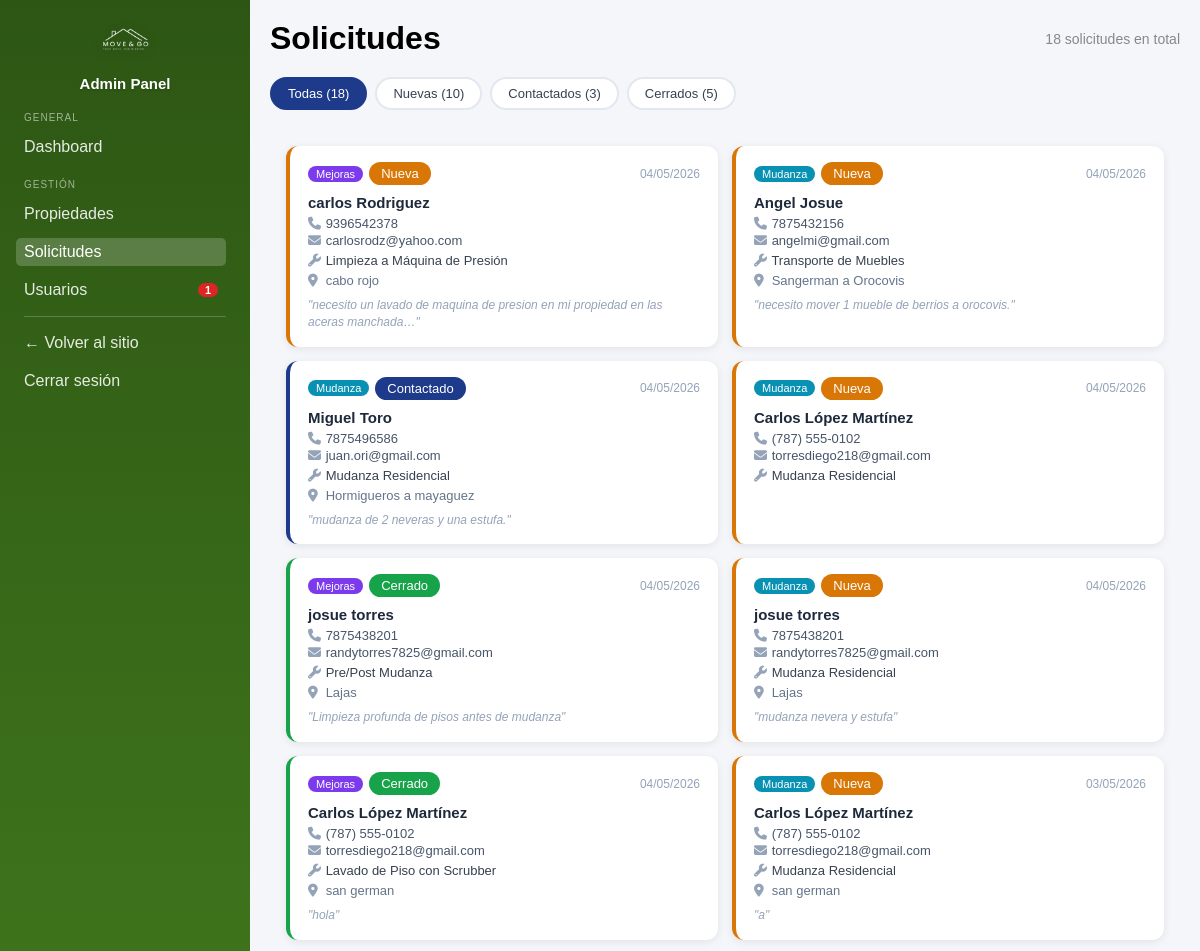
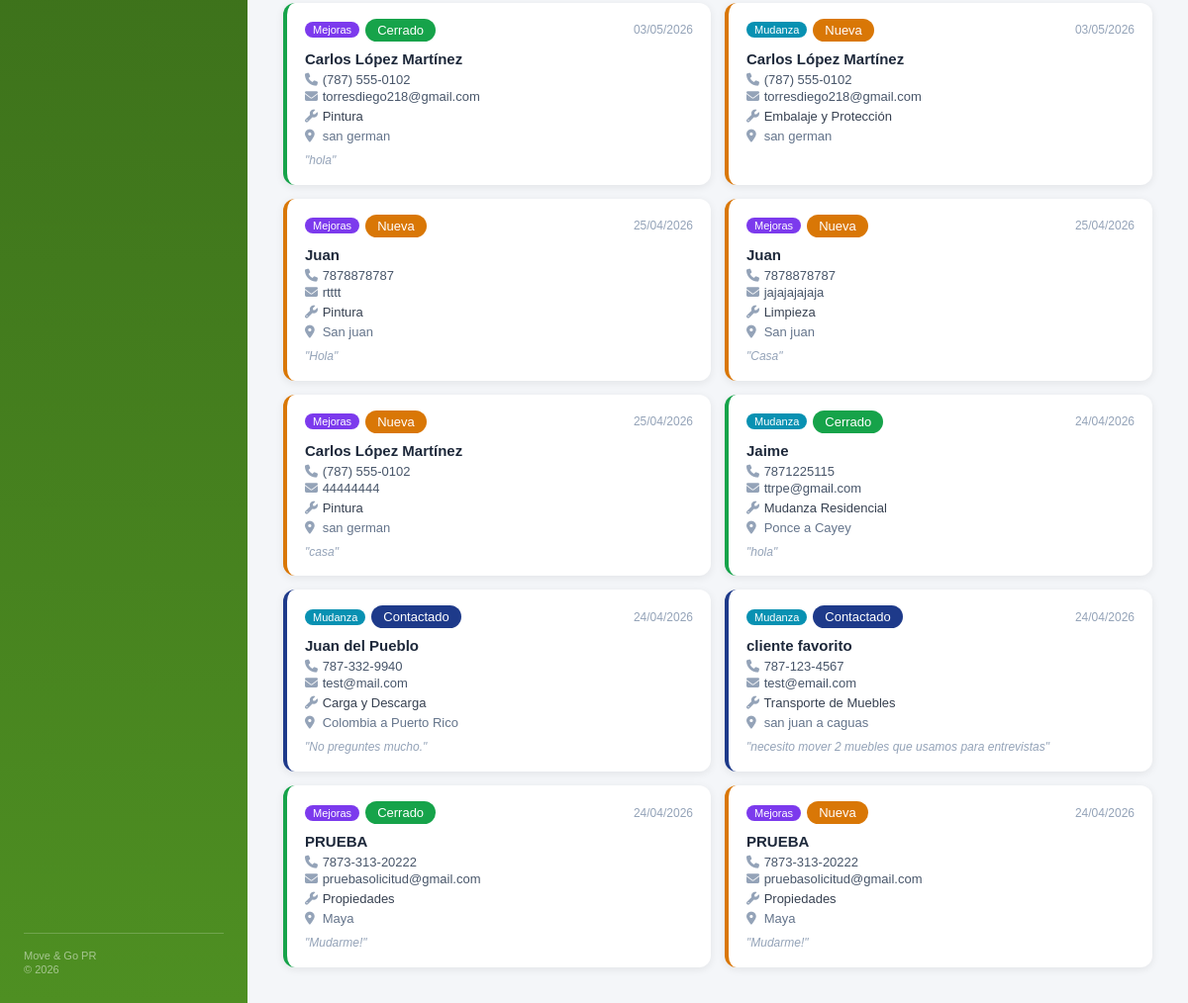
/dashboard.php?section=quotes (signed in), run on the app's committed database (2 pictures, top to bottom).
### tables this page shows
CREATE TABLE `quote_requests` (
  `id` int(11) NOT NULL,
  `tipo_servicio` varchar(20) NOT NULL DEFAULT '',
  `nombre` varchar(100) NOT NULL DEFAULT '',
  `telefono` varchar(20) NOT NULL DEFAULT '',
  `email` varchar(100) NOT NULL DEFAULT '',
  `servicio` varchar(100) NOT NULL DEFAULT '',
  `ubicacion` varchar(200) NOT NULL DEFAULT '',
  `mensaje` text DEFAULT NULL,
  `status` varchar(20) NOT NULL DEFAULT 'new',
  `created_at` timestamp NOT NULL DEFAULT current_timestamp(),
  `notes` text DEFAULT NULL
);

### includes/quotes_panel.php (the view, shortened to what this page needs)
<?php
$action   = $_GET['action'] ?? 'list';
$quote_id = isset($_GET['id']) ? (int)$_GET['id'] : null;
$filter   = $_GET['filter'] ?? 'all';
function quote_status_badge($status) {
    $map = [
        'new'       => ['color' => '#d97706', 'label' => 'Nueva'],
        'contacted' => ['color' => '#1e3a8a', 'label' => 'Contactado'],
        'closed'    => ['color' => '#16a34a', 'label' => 'Cerrado'],
    ];
    $s = $map[$status] ?? ['color' => '#94a3b8', 'label' => $status];
    return "<span style='background:{$s['color']}; color:white; padding:4px 12px; border-radius:12px; font-size:13px; white-space:nowrap;'>{$s['label']}</span>";
}
function tipo_badge($tipo) {
    $color = $tipo === 'mudanza' ? '#0891b2' : '#7c3aed';
    $label = $tipo === 'mudanza' ? 'Mudanza' : 'Mejoras';
    return "<span style='background:{$color}; color:white; padding:2px 8px; border-radius:10px; font-size:11px;'>{$label}</span>";
}
?>
<?php if ($action === 'view' && $quote_id): ?>
    <?php
    $stmt = $pdo->prepare("SELECT * FROM quote_requests WHERE id = ?");
    $stmt->execute([$quote_id]);
    $q = $stmt->fetch(PDO::FETCH_ASSOC);
    if (!$q) {
        echo '<p style="color:#dc2626;">Solicitud no encontrada.</p>';
        echo '<a href="dashboard.php?section=quotes" class="btn-back">← Volver</a>';
        return;
    }
    ?>
    <div style="display:flex; justify-content:space-between; align-items:center; margin-bottom:20px;">
        <a href="dashboard.php?section=quotes&filter=<?= urlencode($filter) ?>" class="btn-back" style="margin-bottom:0;">← Volver a Solicitudes</a>
        <form method="POST" onsubmit="return confirm('¿Eliminar esta solicitud? Esta acción no se puede deshacer.');">
            <input type="hidden" name="quote_action" value="delete">
            <input type="hidden" name="quote_id" value="<?= $q['id'] ?>">
            <input type="hidden" name="back_filter" value="<?= htmlspecialchars($filter) ?>">
            <button type="submit" style="background:#dc2626; color:white; border:none; padding:9px 18px; border-radius:6px; font-size:13px; cursor:pointer;">
                Eliminar solicitud
            </button>
        </form>
    </div>
    <div style="display:flex; align-items:center; gap:12px; margin-bottom:24px;">
        <h1 style="margin:0;">Solicitud #<?= $q['id'] ?></h1>
        <?= tipo_badge($q['tipo_servicio']) ?>
        <?= quote_status_badge($q['status']) ?>
    </div>
    <div class="card" style="cursor:default; margin-bottom:20px;">
        <h3 style="margin:0 0 20px; color:#1e3a8a; font-size:15px; border-bottom:1px solid #e2e8f0; padding-bottom:12px;">
            Información del Cliente
        </h3>
        <div class="detail-grid">
            <div class="detail-field">
                <span class="detail-label">Nombre</span>
                <span class="detail-value"><?= htmlspecialchars($q['nombre']) ?></span>
            </div>
            <div class="detail-field">
                <span class="detail-label">Teléfono</span>
                <span class="detail-value">
                    <a href="tel:<?= htmlspecialchars($q['telefono']) ?>" style="color:#1e3a8a; text-decoration:none;">
                        📞 <?= htmlspecialchars($q['telefono']) ?>
                    </a>
                </span>
            </div>
            <div class="detail-field">
                <span class="detail-label">Email</span>
                <span class="detail-value">
                    <?php if ($q['email']): ?>
                        <a href="mailto:<?= htmlspecialchars($q['email']) ?>" style="color:#1e3a8a; text-decoration:none;">
                            ✉ <?= htmlspecialchars($q['email']) ?>
                        </a>
                    <?php else: ?>
                        <span style="color:#94a3b8;">—</span>
                    <?php endif; ?>
                </span>
            </div>
            <div class="detail-field">
                <span class="detail-label">Fecha de solicitud</span>
                <span class="detail-value"><?= date('d/m/Y g:ia', strtotime($q['created_at'])) ?></span>
            </div>
        </div>
    </div>
    <div class="card" style="cursor:default; margin-bottom:20px;">
        <h3 style="margin:0 0 20px; color:#1e3a8a; font-size:15px; border-bottom:1px solid #e2e8f0; padding-bottom:12px;">
            Detalles del Servicio
        </h3>
        <div class="detail-grid" style="margin-bottom:20px;">
            <div class="detail-field">
                <span class="detail-label">Servicio</span>
                <span class="detail-value"><?= htmlspecialchars($q['servicio'] ?: '—') ?></span>
            </div>
            <div class="detail-field">
                <span class="detail-label">Ubicación</span>
                <span class="detail-value"><?= htmlspecialchars($q['ubicacion'] ?: '—') ?></span>
            </div>
        </div>
        <div class="detail-field">
            <span class="detail-label">Mensaje</span>
            <div class="detail-mensaje" style="margin-top:6px;">
                <?= htmlspecialchars($q['mensaje'] ?: '—') ?>
            </div>
        </div>
    </div>
    <div class="card" style="cursor:default; margin-bottom:20px;">
        <h3 style="margin:0 0 12px; color:#1e3a8a; font-size:15px; border-bottom:1px solid #e2e8f0; padding-bottom:12px;">
            Estado del Ticket
        </h3>
        <p style="color:#555; font-size:14px; margin:0 0 4px;">Estado actual: <?= quote_status_badge($q['status']) ?></p>
        <form method="POST">
            <input type="hidden" name="quote_action" value="update_status">
            <input type="hidden" name="quote_id" value="<?= $q['id'] ?>">
            <input type="hidden" name="back_filter" value="<?= htmlspecialchars($filter) ?>">
            <select name="new_status" class="status-select"
                    data-status="<?= $q['status'] ?>"
                    onchange="this.form.submit()">
                <option value="new"       <?= $q['status'] === 'new'       ? 'selected' : '' ?>>Nueva</option>
                <option value="contacted" <?= $q['status'] === 'contacted' ? 'selected' : '' ?>>Contactado</option>
                <option value="closed"    <?= $q['status'] === 'closed'    ? 'selected' : '' ?>>Cerrado</option>
            </select>
        </form>
    </div>
    <div class="card" style="cursor:default;">
        <h3 style="margin:0 0 8px; color:#1e3a8a; font-size:15px; border-bottom:1px solid #e2e8f0; padding-bottom:12px;">
            Notas internas
        </h3>
        <p style="color:#94a3b8; font-size:13px; margin:0 0 12px;">Solo visible para administradores.</p>
        <form method="POST">
            <input type="hidden" name="quote_action" value="save_notes">
            <input type="hidden" name="quote_id" value="<?= $q['id'] ?>">
            <input type="hidden" name="back_filter" value="<?= htmlspecialchars($filter) ?>">
            <textarea name="notes" rows="4"
                      placeholder="Agrega notas sobre este cliente o el seguimiento..."
                      style="width:100%; padding:10px 12px; border:1.5px solid #d1d5db; border-radius:8px; font-size:14px; font-family:inherit; resize:vertical; outline:none; box-sizing:border-box; transition:border-color 0.2s;"
                      onfocus="this.style.borderColor='#1e3a8a'" onblur="this.style.borderColor='#d1d5db'"><?= htmlspecialchars($q['notes'] ?? '') ?></textarea>
            <button type="submit"
                    style="margin-top:10px; background:#1e3a8a; color:white; border:none; padding:9px 20px; border-radius:6px; font-size:14px; cursor:pointer;">
                Guardar notas
            </button>
        </form>
    </div>
<?php else: ?>
    <?php
    $where = $filter !== 'all' ? "WHERE status = " . $pdo->quote($filter) : "";
    $quotes = $pdo->query("SELECT * FROM quote_requests $where ORDER BY created_at DESC")->fetchAll(PDO::FETCH_ASSOC);
    $counts    = $pdo->query("SELECT status, COUNT(*) as total FROM quote_requests GROUP BY status")->fetchAll(PDO::FETCH_KEY_PAIR);
    $total_all = array_sum($counts);
    ?>
    <div style="display:flex; justify-content:space-between; align-items:center; margin-bottom:20px;">
        <h1 style="margin:0;">Solicitudes</h1>
        <span style="color:#888; font-size:14px;"><?= $total_all ?> solicitudes en total</span>
    </div>
    <div class="quotes-filters">
        <a href="dashboard.php?section=quotes&filter=all"
           class="filter-btn <?= $filter === 'all' ? 'active' : '' ?>">
            Todas (<?= $total_all ?>)
        </a>
        <a href="dashboard.php?section=quotes&filter=new"
           class="filter-btn <?= $filter === 'new' ? 'active' : '' ?>">
            Nuevas (<?= $counts['new'] ?? 0 ?>)
        </a>
        <a href="dashboard.php?section=quotes&filter=contacted"
           class="filter-btn <?= $filter === 'contacted' ? 'active' : '' ?>">
            Contactados (<?= $counts['contacted'] ?? 0 ?>)
        </a>
        <a href="dashboard.php?section=quotes&filter=closed"
           class="filter-btn <?= $filter === 'closed' ? 'active' : '' ?>">
            Cerrados (<?= $counts['closed'] ?? 0 ?>)
        </a>
    </div>
    <?php if (empty($quotes)): ?>
        <div class="card" style="cursor:default;">
            <p style="color:#888; text-align:center;">
                No hay solicitudes <?= $filter !== 'all' ? "con estado «{$filter}»" : '' ?>.
            </p>
        </div>
    <?php else: ?>
        <div class="quote-grid">
            <?php foreach ($quotes as $q): ?>
            <div class="quote-card"
                 data-status="<?= $q['status'] ?>"
                 onclick="window.location='dashboard.php?section=quotes&action=view&id=<?= $q['id'] ?>&filter=<?= urlencode($filter) ?>'">
                <div class="qc-header">
                    <div class="qc-badges">
                        <?= tipo_badge($q['tipo_servicio']) ?>
                        <?= quote_status_badge($q['status']) ?>
                    </div>
                    <span class="qc-date"><?= date('d/m/Y', strtotime($q['created_at'])) ?></span>
                </div>
                <p class="qc-name"><?= htmlspecialchars($q['nombre']) ?></p>
                <div class="qc-contact">
                    <span><i class="fa-solid fa-phone" style="width:14px; color:#94a3b8;"></i> <?= htmlspecialchars($q['telefono']) ?></span>
                    <?php if ($q['email']): ?>
                        <span><i class="fa-solid fa-envelope" style="width:14px; color:#94a3b8;"></i> <?= htmlspecialchars($q['email']) ?></span>
                    <?php endif; ?>
                </div>
                <?php if ($q['servicio']): ?>
                    <p class="qc-service"><i class="fa-solid fa-wrench" style="width:14px; color:#94a3b8;"></i> <?= htmlspecialchars($q['servicio']) ?></p>
                <?php endif; ?>
                <?php if ($q['ubicacion']): ?>
                    <p class="qc-location"><i class="fa-solid fa-location-dot" style="width:14px; color:#94a3b8;"></i> <?= htmlspecialchars($q['ubicacion']) ?></p>
                <?php endif; ?>
                <?php if ($q['mensaje']): ?>
                    <p class="qc-message">"<?= htmlspecialchars(mb_strimwidth($q['mensaje'], 0, 80, '…')) ?>"</p>
                <?php endif; ?>
            </div>
            <?php endforeach; ?>
        </div>
    <?php endif; ?>
<?php endif; ?>

### css/admin.css (style rules this page uses)
*, *::before, *::after { box-sizing: border-box; }
body { margin: 0; font-family: Arial, sans-serif; background-color: #f4f6f9; }
.quote-grid { display: grid; grid-template-columns: repeat(auto-fill, minmax(300px, 1fr)); gap: 14px; padding: 16px; }
.quote-card { background: white; border-radius: 12px; padding: 16px 18px; box-shadow: 0 2px 8px rgba(0,0,0,0.08); cursor: pointer; transition: box-shadow 0.2s, transform 0.15s; border-left: 4px solid #e2e8f0; display: flex; flex-direction: column; gap: 5px; }
.quote-card[data-status="new"] { border-left-color: #d97706; }
.quote-card[data-status="contacted"] { border-left-color: #1e3a8a; }
.quote-card[data-status="closed"] { border-left-color: #16a34a; }
.qc-header { display: flex; justify-content: space-between; align-items: center; gap: 8px; margin-bottom: 4px; }
.qc-badges { display: flex; gap: 6px; align-items: center; flex-wrap: wrap; }
.qc-date { font-size: 12px; color: #94a3b8; white-space: nowrap; flex-shrink: 0; }
.qc-name { font-weight: 700; font-size: 15px; color: #1e293b; margin: 0; }
.qc-contact { display: flex; flex-direction: column; gap: 2px; font-size: 13px; color: #475569; }
.qc-service { font-size: 13px; color: #374151; margin: 0; }
.qc-location { font-size: 13px; color: #64748b; margin: 0; }
.qc-message { font-size: 12px; color: #94a3b8; font-style: italic; margin: 4px 0 0; line-height: 1.4; }

### includes/quotes_panel.php (style rules this page uses)
.quotes-filters { display: flex; gap: 8px; margin-bottom: 20px; flex-wrap: wrap; }
.filter-btn { padding: 7px 16px; border: 2px solid #e2e8f0; border-radius: 20px; background: white; cursor: pointer; font-size: 13px; text-decoration: none; color: #374151; transition: all 0.15s; }
.filter-btn.active { background: #1e3a8a; color: white; border-color: #1e3a8a; }

### data on the page
quote_requests: tipo_servicio "Mejoras", status "Nueva", created_at "04/05/2026", nombre "carlos Rodriguez", telefono "9396542378", email "carlosrodz@yahoo.com", servicio "Limpieza a Máquina de Presión", ubicacion "cabo rojo", mensaje "necesito un lavado de maquina de presion en mi propiedad en las aceras manchada…"
quote_requests: tipo_servicio "Mudanza", status "Nueva", created_at "04/05/2026", nombre "Angel Josue", telefono "7875432156", email "angelmi@gmail.com", servicio "Transporte de Muebles", ubicacion "Sangerman a Orocovis", mensaje "necesito mover 1 mueble de berrios a orocovis."
quote_requests: tipo_servicio "Mudanza", status "Contactado", created_at "04/05/2026", nombre "Miguel Toro", telefono "7875496586", email "juan.ori@gmail.com", servicio "Mudanza Residencial", ubicacion "Hormigueros a mayaguez", mensaje "mudanza de 2 neveras y una estufa."
quote_requests: tipo_servicio "Mudanza", status "Nueva", created_at "04/05/2026", nombre "Carlos López Martínez", telefono "(787) 555-0102", email "torresdiego218@gmail.com", servicio "Mudanza Residencial"
quote_requests: tipo_servicio "Mejoras", status "Cerrado", created_at "04/05/2026", nombre "josue torres", telefono "7875438201", email "randytorres7825@gmail.com", servicio "Pre/Post Mudanza", ubicacion "Lajas", mensaje "Limpieza profunda de pisos antes de mudanza"
quote_requests: tipo_servicio "Mudanza", status "Nueva", created_at "04/05/2026", nombre "josue torres", telefono "7875438201", email "randytorres7825@gmail.com", servicio "Mudanza Residencial", ubicacion "Lajas", mensaje "mudanza nevera y estufa"
quote_requests: tipo_servicio "Mejoras", status "Cerrado", created_at "04/05/2026", nombre "Carlos López Martínez", telefono "(787) 555-0102", email "torresdiego218@gmail.com", servicio "Lavado de Piso con Scrubber", ubicacion "san german", mensaje "hola"
quote_requests: tipo_servicio "Mudanza", status "Nueva", created_at "03/05/2026", nombre "Carlos López Martínez", telefono "(787) 555-0102", email "torresdiego218@gmail.com", servicio "Mudanza Residencial", ubicacion "san german", mensaje "a"
quote_requests: tipo_servicio "Mejoras", status "Cerrado", created_at "03/05/2026", nombre "Carlos López Martínez", telefono "(787) 555-0102", email "torresdiego218@gmail.com", servicio "Pintura", ubicacion "san german", mensaje "hola"
quote_requests: tipo_servicio "Mudanza", status "Nueva", created_at "03/05/2026", nombre "Carlos López Martínez", telefono "(787) 555-0102", email "torresdiego218@gmail.com", servicio "Embalaje y Protección", ubicacion "san german"
quote_requests: tipo_servicio "Mejoras", status "Nueva", created_at "25/04/2026", nombre "Juan", telefono "7878878787", email "rtttt", servicio "Pintura", ubicacion "San juan", mensaje "Hola"
quote_requests: tipo_servicio "Mejoras", status "Nueva", created_at "25/04/2026", nombre "Juan", telefono "7878878787", email "jajajajajaja", servicio "Limpieza", ubicacion "San juan", mensaje "Casa"
quote_requests: tipo_servicio "Mejoras", status "Nueva", created_at "25/04/2026", nombre "Carlos López Martínez", telefono "(787) 555-0102", email "44444444", servicio "Pintura", ubicacion "san german", mensaje "casa"
quote_requests: tipo_servicio "Mudanza", status "Cerrado", created_at "24/04/2026", nombre "Jaime", telefono "7871225115", email "ttrpe@gmail.com", servicio "Mudanza Residencial", ubicacion "Ponce a Cayey", mensaje "hola"
quote_requests: tipo_servicio "Mudanza", status "Contactado", created_at "24/04/2026", nombre "Juan del Pueblo", telefono "787-332-9940", email "test@mail.com", servicio "Carga y Descarga", ubicacion "Colombia a Puerto Rico", mensaje "No preguntes mucho."
quote_requests: tipo_servicio "Mudanza", status "Contactado", created_at "24/04/2026", nombre "cliente favorito", telefono "787-123-4567", email "test@email.com", servicio "Transporte de Muebles", ubicacion "san juan a caguas", mensaje "necesito mover 2 muebles que usamos para entrevistas"
quote_requests: tipo_servicio "Mejoras", status "Cerrado", created_at "24/04/2026", nombre "PRUEBA", telefono "7873-313-20222", email "pruebasolicitud@gmail.com", servicio "Propiedades", ubicacion "Maya", mensaje "Mudarme!"
quote_requests: tipo_servicio "Mejoras", status "Nueva", created_at "24/04/2026", nombre "PRUEBA", telefono "7873-313-20222", email "pruebasolicitud@gmail.com", servicio "Propiedades", ubicacion "Maya", mensaje "Mudarme!"

### other printed values
$pending_user_count "1"
$total_all "18"
$counts['new'] "10"
$counts['contacted'] "3"
$counts['closed'] "5"
